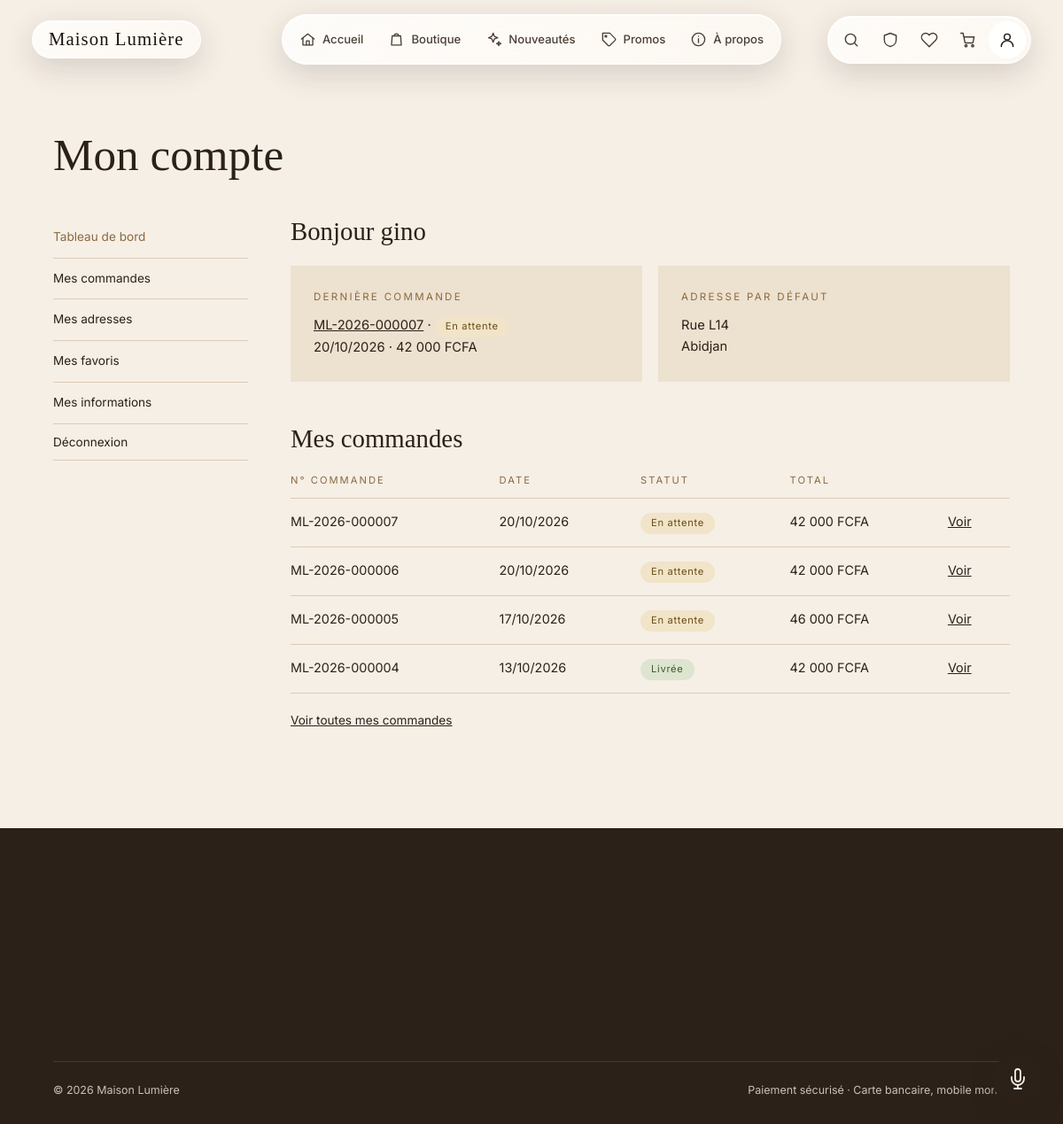
Page /compte/ (signed in) on the committed database.
### utilisateurs/models.py (models this page shows, shortened)
class Utilisateur(AbstractUser):
    username = None
    email = models.EmailField("adresse e-mail", unique=True)
    telephone = models.CharField("téléphone", max_length=20, blank=True)
    est_livreur = models.BooleanField(
        "livreur", default=False,
        help_text="Donne accès à l'espace livreur. Les livreurs sont créés par l'administration.",
    )
    USERNAME_FIELD = 'email'
    REQUIRED_FIELDS = []
    objects = GestionnaireUtilisateur()
    class Meta:
        verbose_name = "utilisateur"
        verbose_name_plural = "utilisateurs"

class Adresse(models.Model):
    utilisateur = models.ForeignKey(
        settings.AUTH_USER_MODEL, on_delete=models.CASCADE, related_name='adresses'
    )
    prenom = models.CharField("prénom", max_length=100)
    nom = models.CharField(max_length=100)
    adresse = models.CharField(max_length=255)
    ville = models.CharField(max_length=100)
    telephone = models.CharField("téléphone", max_length=20)
    par_defaut = models.BooleanField("adresse par défaut", default=False)
    class Meta:
        verbose_name = "adresse"
        verbose_name_plural = "adresses"
        ordering = ['-par_defaut', '-id']

### commandes/models.py (models this page shows, shortened)
class Commande(models.Model):
    STATUTS = [
        ('en_attente', 'En attente'),
        ('en_preparation', 'En préparation'),
        ('expediee', 'Expédiée'),
        ('livree', 'Livrée'),
        ('annulee', 'Annulée'),
    ]
    STATUTS_EN_COURS = ('en_attente', 'en_preparation', 'expediee')
    reference = models.CharField(max_length=20, unique=True, null=True, blank=True, editable=False)
    utilisateur = models.ForeignKey(
        settings.AUTH_USER_MODEL, on_delete=models.PROTECT, related_name='commandes'
    )
    statut = models.CharField(max_length=20, choices=STATUTS, default='en_attente')
    total = models.DecimalField("total (FCFA)", max_digits=12, decimal_places=0, default=0)
    cgv_acceptees_le = models.DateTimeField("CGV acceptées le", null=True, blank=True)
    livreur = models.ForeignKey(
        settings.AUTH_USER_MODEL, on_delete=models.SET_NULL, null=True, blank=True,
        related_name='livraisons', limit_choices_to={'est_livreur': True},
        verbose_name="livreur",
    )
    date_expedition = models.DateTimeField("date d'expédition", null=True, blank=True)
    date_livraison = models.DateTimeField("date de livraison", null=True, blank=True)
    livraison_prenom = models.CharField("prénom", max_length=100)
    livraison_nom = models.CharField("nom", max_length=100)
    livraison_adresse = models.CharField("adresse", max_length=255)
    livraison_ville = models.CharField("ville", max_length=100)
    livraison_telephone = models.CharField("téléphone", max_length=20)
    date_creation = models.DateTimeField(auto_now_add=True)
    date_modification = models.DateTimeField(auto_now=True)
    class Meta:
        verbose_name = "commande"
        verbose_name_plural = "commandes"
        ordering = ['-date_creation']
    def __init__(self, *args, **kwargs):
        super().__init__(*args, **kwargs)
        self._statut_initial = self.statut if self.pk else None

### utilisateurs/views.py (the view)
# urls.py: path('compte/', views.tableau_bord, name='tableau_bord'),
@login_required
def tableau_bord(request):
    adresse = request.user.adresses.filter(par_defaut=True).first()
    return render(request, 'utilisateurs/tableau_bord.html', {'adresse': adresse})

### assistant/context_processors.py (called while the page is built)
def assistant(request):
    return {
        'assistant_actif': settings.ASSISTANT_ACTIF,
        'assistant_mode': settings.ASSISTANT_MODE,
    }

### favoris/context_processors.py (called while the page is built)
def favoris(request):
    if not request.user.is_authenticated:
        return {'favoris_ids': set(), 'favoris_quantite': 0}
    ids = set(
        Favori.objects.filter(utilisateur=request.user, produit__actif=True)
        .values_list('produit_id', flat=True)
    )
    return {'favoris_ids': ids, 'favoris_quantite': len(ids)}

### panier/context_processors.py (called while the page is built)
def panier(request):
    if not request.user.is_authenticated:
        return {'panier_quantite': 0}
    p = Panier.objects.filter(utilisateur=request.user).first()
    return {'panier_quantite': p.quantite_totale if p else 0}

### panier/models.py (called while the page is built)
    @property
    def quantite_totale(self):
        return self.lignes.filter(produit__actif=True).aggregate(total=Sum('quantite'))['total'] or 0

### utilisateurs/templates/utilisateurs/tableau_bord.html (shortened to what this page needs)
{% extends 'utilisateurs/compte_base.html' %}
{% block titre_page %}Mon compte{% endblock %}
{% block contenu_compte %}
<h2>Bonjour {{ user.first_name|default:user.email }}</h2>
{% with derniere=user.commandes.first %}
<div class="cartes">
    <div class="carte-info">
        <span class="etiquette">Dernière commande</span>
        {% if derniere %}
            <p>
                <a href="{% url 'commandes:detail' derniere.reference %}" style="text-decoration:underline;">{{ derniere.reference }}</a>
                · <span class="statut statut-{{ derniere.statut }}">{{ derniere.get_statut_display }}</span><br>
                {{ derniere.date_creation|date:"d/m/Y" }} · {{ derniere.total|floatformat:"0g" }} FCFA
            </p>
        {% else %}
            <p>Aucune commande pour le moment.</p>
        {% endif %}
    </div>
    <div class="carte-info">
        <span class="etiquette">Adresse par défaut</span>
        {% if adresse %}
            <p>{{ adresse.adresse }}<br>{{ adresse.ville }}</p>
        {% else %}
            <p>Aucune adresse enregistrée.</p>
            <div class="carte-actions"><a href="{% url 'utilisateurs:mes_adresses' %}">Ajouter une adresse</a></div>
        {% endif %}
    </div>
</div>
{% if derniere %}
<h2>Mes commandes</h2>
<div class="tableau-defile">
    <table class="tableau-commandes">
        <thead>
            <tr><th>N° commande</th><th>Date</th><th>Statut</th><th>Total</th><th></th></tr>
        </thead>
        <tbody>
            {% for commande in user.commandes.all|slice:":4" %}
            <tr>
                <td>{{ commande.reference }}</td>
                <td>{{ commande.date_creation|date:"d/m/Y" }}</td>
                <td><span class="statut statut-{{ commande.statut }}">{{ commande.get_statut_display }}</span></td>
                <td>{{ commande.total|floatformat:"0g" }} FCFA</td>
                <td><a href="{% url 'commandes:detail' commande.reference %}">Voir</a></td>
            </tr>
            {% endfor %}
        </tbody>
    </table>
</div>
<p style="margin-top:18px;"><a href="{% url 'commandes:liste' %}" style="text-decoration:underline; font-size:.85rem;">Voir toutes mes commandes</a></p>
{% endif %}
{% endwith %}
{% endblock %}

### static/css/style.css (style rules this page uses)
:root { --fond: #f6efe6; --sombre: #2b2118; --carte: #ede1d0; --bordure: #dccbb5; --texte-doux: #6d645b; --accent: #8a6a3f; --vert-doux: #dde5d0; --erreur: #8b3a2e; --police-titre: "Times New Roman", Times, Georgia, serif; --police-texte: Helvetica, Arial, sans-serif; }
* { box-sizing: border-box; margin: 0; padding: 0; }
body { font-family: var(--police-texte); font-size: 15px; line-height: 1.6; color: var(--sombre); background: var(--fond); }
a { color: inherit; text-decoration: none; }
h1, h2, h3, h4 { font-family: var(--police-titre); font-weight: 400; line-height: 1.15; }
.etiquette { font-size: .72rem; letter-spacing: .2em; text-transform: uppercase; color: var(--accent); }
.compte-contenu h2 { font-size: 1.8rem; margin-bottom: 22px; }
.compte-contenu h2:not(:first-child) { margin-top: 48px; }
.cartes { display: grid; grid-template-columns: repeat(auto-fit, minmax(260px, 1fr)); gap: 18px; }
.carte-info { position: relative; background: var(--carte); padding: 26px; font-size: .92rem; }
.carte-info .etiquette { display: block; margin-bottom: 12px; }
html { scroll-behavior: smooth; }

### static/css/nav-verre.css (style rules this page uses)
:root { --police-titre: "Instrument Serif", "Times New Roman", Times, Georgia, serif; --police-texte: "Inter", Helvetica, Arial, sans-serif; --verre-fond: linear-gradient(135deg, rgba(255, 255, 255, .82), rgba(255, 255, 255, .52)); --verre-bordure: rgba(255, 255, 255, .72); --verre-texte: #4a3f35; --verre-texte-fort: #1c140e; }
body { font-family: var(--police-texte); }

### static/css/commandes.css (style rules this page uses)
.statut { display: inline-block; padding: 3px 12px; border-radius: 20px; font-size: .7rem; letter-spacing: .06em; white-space: nowrap; }
.statut-en_attente { background: #f1e4c8; color: #6b4e1a; }
.statut-livree { background: var(--vert-doux); color: #3d5a2a; }
.tableau-defile { overflow-x: auto; }
.tableau-commandes { width: 100%; border-collapse: collapse; font-size: .9rem; }
.tableau-commandes th { text-align: left; font-weight: 400; font-size: .7rem; letter-spacing: .18em; text-transform: uppercase; color: var(--accent); padding: 0 14px 10px 0; border-bottom: 1px solid var(--bordure); }
.tableau-commandes td { padding: 14px 14px 14px 0; border-bottom: 1px solid var(--bordure); vertical-align: top; }
.tableau-commandes a { text-decoration: underline; }

### rows in the picture
Utilisateur: first_name "gino"
Commande: reference "ML-2026-000007", statut "En attente", date_creation "20/10/2026", total "42 000"
Adresse: adresse "Rue L14", ville "Abidjan"
Commande: reference "ML-2026-000006", date_creation "20/10/2026", statut "En attente", total "42 000"
Commande: reference "ML-2026-000005", date_creation "17/10/2026", statut "En attente", total "46 000"
Commande: reference "ML-2026-000004", date_creation "13/10/2026", statut "Livrée", total "42 000"
